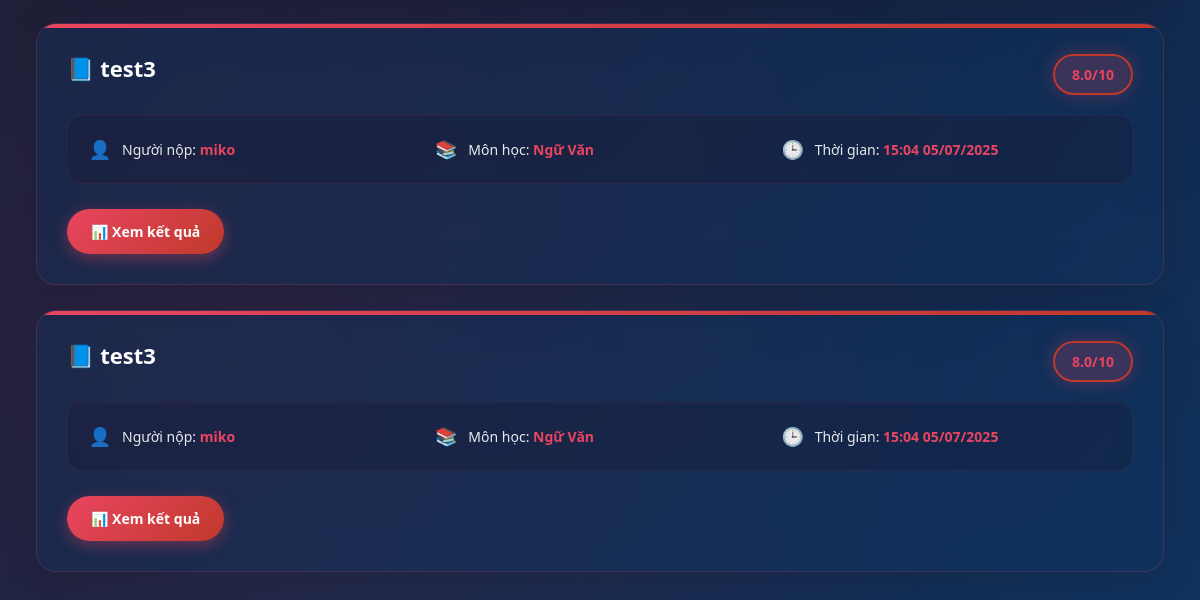
Before: /submissions/problem/20/ (signed in, lower part) with the older database file.
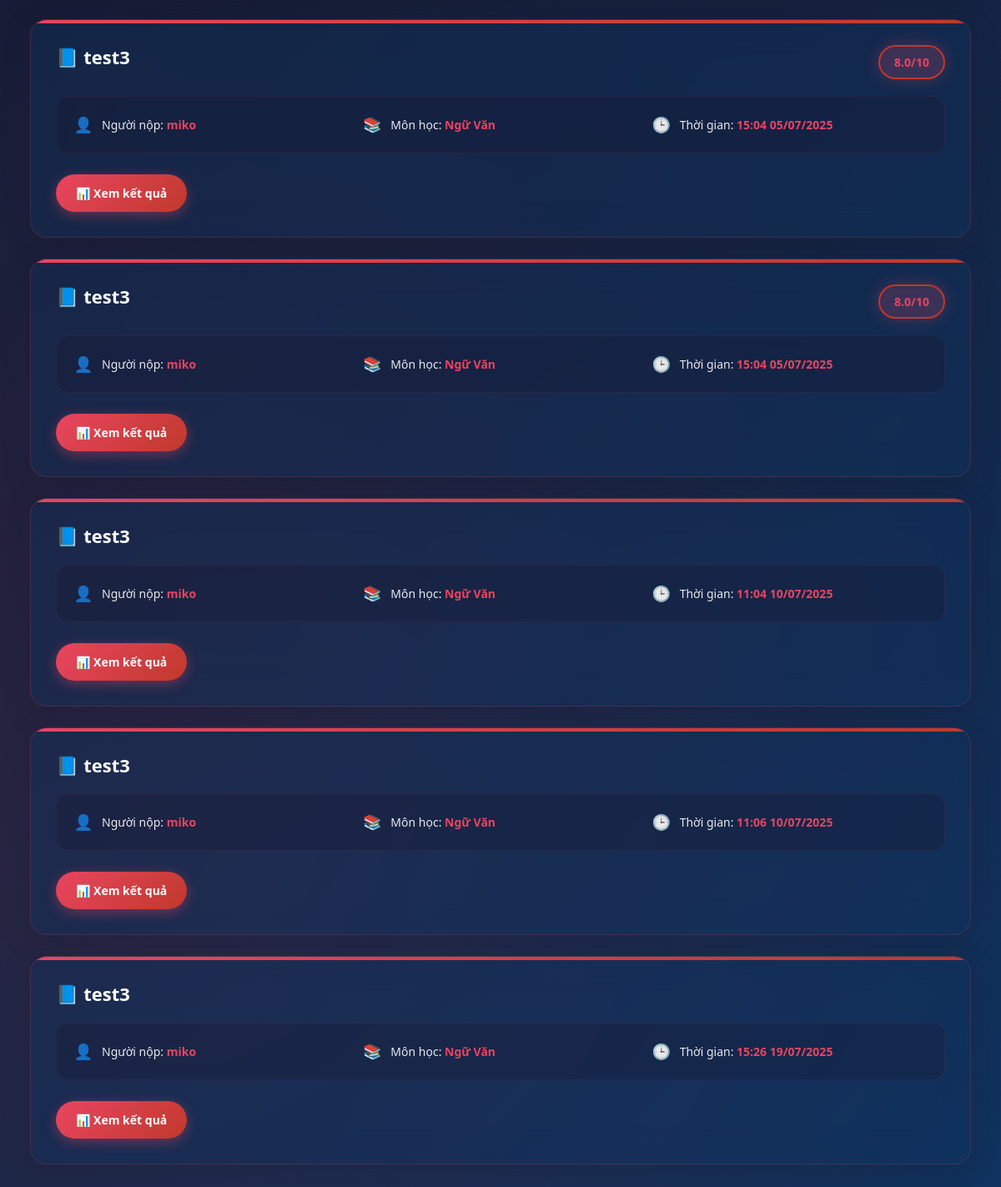
After: the same page with the newer database file.
### submissions/models.py (models this page shows, shortened)
class Submission(models.Model):
    user = models.ForeignKey(settings.AUTH_USER_MODEL, on_delete=models.CASCADE)
    problem = models.ForeignKey(Problem, on_delete=models.CASCADE)
    code = models.TextField()
    submitted_at = models.DateTimeField(auto_now_add=True)
    score = models.FloatField(null=True, blank=True)
    comment = models.TextField(null=True, blank=True)

### problems/models.py (models this page shows, shortened)
class Problem(models.Model):
    title = models.CharField(max_length=200)
    description = models.TextField()
    subject = models.CharField(max_length=10, choices=SUBJECT_CHOICES)
    question_type = models.CharField(max_length=10, choices=QUESTION_TYPE, default='WRIT')
    difficulty = models.CharField(max_length=10, choices=DIFFICULTY_LEVELS)
    author = models.ForeignKey(User, on_delete=models.CASCADE, null=True)
    grading_criteria = models.TextField(null=True, blank=True, help_text="Tiêu chí chấm bài (dành cho AI)")
    created_at = models.DateTimeField(default=timezone.now)
    choice_a = models.CharField(max_length=255, null=True, blank=True)
    choice_b = models.CharField(max_length=255, null=True, blank=True)
    choice_c = models.CharField(max_length=255, null=True, blank=True)
    choice_d = models.CharField(max_length=255, null=True, blank=True)
    correct_answer = models.CharField(
        max_length=1,
        choices=[('A', 'A'), ('B', 'B'), ('C', 'C'), ('D', 'D')],
        null=True, blank=True,
        help_text="Chỉ áp dụng cho câu hỏi trắc nghiệm"
    )

### users/models.py (models this page shows)
class CustomUser(AbstractUser):
    is_teacher = models.BooleanField(default=False)

### submissions/views.py (the view)
# urls.py: path('problem/<int:problem_id>/', views.submissions_by_problem, name='submissions_by_problem'),
@login_required
def submissions_by_problem(request, problem_id):
    problem = get_object_or_404(Problem, id=problem_id)
    if request.user == problem.author or request.user.is_staff:
        submissions = Submission.objects.filter(problem=problem).select_related('user')
    else:
        submissions = Submission.objects.filter(problem=problem, user=request.user)
    return render(request, 'submissions/list.html', {
        'submissions': submissions,
        'problem': problem,
    })

### submissions/templates/submissions/list.html (shortened to what this page needs)
{% extends 'base.html' %}
{% block content %}
<div class="submission-list">
    <div class="submissions-grid">
        {% for submission in submissions %}
            <div class="submission-item {% if submission.score >= 80 %}status-correct{% elif submission.score >= 50 %}status-partial{% else %}status-incorrect{% endif %}">
                <div class="submission-header-row">
                    <h3>📘 {{ submission.problem.title }}</h3>
                    {% if submission.score is not None %}
                    <div class="submission-score {% if submission.score >= 80 %}high{% elif submission.score >= 50 %}medium{% else %}low{% endif %}">
                        {{ submission.score }}/10
                    </div>
                    {% endif %}
                </div>
                <div class="submission-meta">
                    <div class="meta-item">
                        <span>👤</span>
                        <div>
                            Người nộp: <strong>{{ submission.user.username }}</strong>
                        </div>
                    </div>
                    <div class="meta-item">
                        <span>📚</span>
                        <div>
                            Môn học: <strong>{{ submission.problem.get_subject_display }}</strong>
                        </div>
                    </div>
                    <div class="meta-item">
                        <span>🕒</span>
                        <div>
                            Thời gian: <strong>{{ submission.submitted_at|date:"H:i d/m/Y" }}</strong>
                        </div>
                    </div>
                </div>
                <div class="submission-actions">
                    {% if submission.user == request.user or submission.problem.author == request.user %}
                     <a class="view-result-btn" href="{% url 'view_result' submission.id %}">📊 Xem kết quả</a>
{% endif %}
                </div>
            </div>
        {% endfor %}
    </div>
</div>
{% endblock %}

### templates/base.html (shortened to what this page needs)
<html lang="en">
 <head>
  <script src="https://cdn.tailwindcss.com">
  </script>
  <link href="https://cdnjs.cloudflare.com/ajax/libs/font-awesome/5.15.3/css/all.min.css" rel="stylesheet"/>
 </head>
 <body>
  <div class="content">
   {% block content %}
        {% endblock %}
  </div>
 </body>
</html>

### templates/base.html (style rules this page uses)
* { margin: 0; padding: 0; box-sizing: border-box; }
body { font-family: 'Roboto', sans-serif; background: #f9f5f0; min-height: 100vh; color: #4b3b2b; }
.content { padding-top: 90px; padding-left: 1rem; padding-right: 1rem; min-height: 100vh; max-width: 1200px; margin: 0 auto; }

### submissions/templates/submissions/list.html (style rules this page uses)
body { background: linear-gradient(135deg, #1A1A2E 0%, #16213E 50%, #0F3460 100%); min-height: 100vh; margin: 0; padding: 0; position: relative; overflow-x: hidden; }
body::before { content: ''; position: fixed; top: 0; left: 0; width: 100%; height: 100%; background: radial-gradient(circle at 20% 80%, rgba(233, 69, 96, 0.1) 0%, transparent 50%), radial-gradient(circle at 80% 20%, rgba(15, 52, 96, 0.1) 0%, transparent 50%), radial-gradient(circle at 40% 40%, rgba(22, 33, 62, 0.1) 0%, transparent 50%); pointer-events: none; z-index: -1; }
.submission-list { max-width: 1200px; margin: 0 auto; padding: 40px 20px; font-family: 'Segoe UI', Tahoma, Geneva, Verdana, sans-serif; }
.submissions-grid { display: grid; gap: 25px; margin-bottom: 40px; }
.submission-item { background: rgba(15, 52, 96, 0.4); backdrop-filter: blur(20px); border: 1px solid rgba(233, 69, 96, 0.2); border-radius: 20px; padding: 30px; position: relative; overflow: hidden; transition: all 0.4s cubic-bezier(0.4, 0, 0.2, 1); box-shadow: 0 8px 32px rgba(26, 26, 46, 0.3); }
.submission-item::before { content: ''; position: absolute; top: 0; left: 0; right: 0; height: 4px; background: linear-gradient(90deg, #0F3460, #E94560); transition: all 0.3s ease; }
.submission-item.status-incorrect::before { background: linear-gradient(90deg, #E94560, #c0392b); }
.submission-header-row { display: flex; justify-content: space-between; align-items: flex-start; margin-bottom: 20px; gap: 20px; }
.submission-item h3 { margin: 0; color: #ffffff; font-size: 22px; font-weight: 700; flex: 1; line-height: 1.3; }
.submission-score { background: rgba(26, 26, 46, 0.8); padding: 8px 16px; border-radius: 25px; font-size: 14px; font-weight: 700; color: #ffffff; border: 2px solid rgba(233, 69, 96, 0.3); backdrop-filter: blur(10px); min-width: 80px; text-align: center; position: relative; overflow: hidden; }
.submission-score::before { content: ''; position: absolute; top: 0; left: -100%; width: 100%; height: 100%; background: linear-gradient(90deg, transparent, rgba(255, 255, 255, 0.1), transparent); transition: left 0.5s ease; }
.submission-score.low { background: rgba(233, 69, 96, 0.2); color: #E94560; border-color: #c0392b; box-shadow: 0 0 20px rgba(233, 69, 96, 0.3); }
.submission-meta { display: grid; grid-template-columns: repeat(auto-fit, minmax(200px, 1fr)); gap: 15px; margin-bottom: 25px; padding: 20px; background: rgba(26, 26, 46, 0.3); border-radius: 15px; border: 1px solid rgba(233, 69, 96, 0.1); }
.meta-item { display: flex; align-items: center; gap: 10px; color: rgba(255, 255, 255, 0.9); font-size: 14px; }
.meta-item span { font-size: 18px; width: 24px; text-align: center; }
.meta-item strong { color: #E94560; font-weight: 600; }
.submission-actions { display: flex; gap: 15px; align-items: center; flex-wrap: wrap; }
.view-result-btn { display: inline-flex; align-items: center; gap: 8px; padding: 12px 24px; background: linear-gradient(135deg, #E94560, #c0392b); color: #fff; border-radius: 25px; text-decoration: none; font-size: 14px; font-weight: 600; transition: all 0.3s cubic-bezier(0.4, 0, 0.2, 1); box-shadow: 0 4px 15px rgba(233, 69, 96, 0.4); position: relative; overflow: hidden; }
.view-result-btn::before { content: ''; position: absolute; top: 0; left: -100%; width: 100%; height: 100%; background: linear-gradient(90deg, transparent, rgba(255, 255, 255, 0.2), transparent); transition: left 0.5s ease; }
* { transition: all 0.3s cubic-bezier(0.4, 0, 0.2, 1); }

Changed rows visible on the page:
added Submission: problem "test3", user.username "miko", problem.subject "Ngữ Văn", submitted_at "11:04 10/07/2025", shows "📊 Xem kết quả"
added Submission: problem "test3", user.username "miko", problem.subject "Ngữ Văn", submitted_at "11:06 10/07/2025", shows "📊 Xem kết quả"
added Submission: problem "test3", user.username "miko", problem.subject "Ngữ Văn", submitted_at "15:26 19/07/2025", shows "📊 Xem kết quả"
